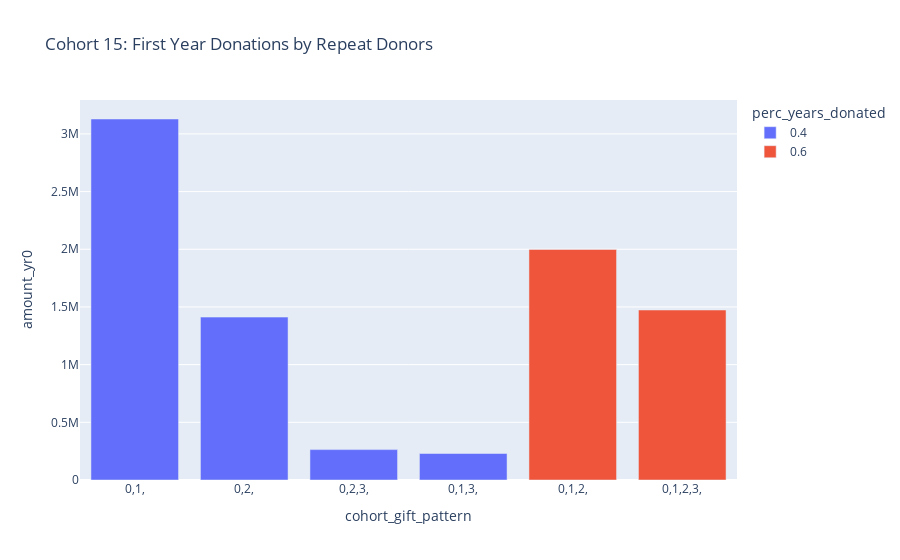

The notebook cell saved with this chart:
### Code cell
fig = px.bar(c15_yr0, x="cohort_gift_pattern", y="amount_yr0", color="perc_years_donated",
            title="Cohort 15: First Year Donations by Repeat Donors", hover_data=['pct_of_amount_yr0'])
 #barmode='group', labels={'index':'year', 'y':'amount ($)'}, 
fig.update_xaxes(type='category')
fig.show()

### Figure 1 — Plotly figure (JSON) as saved in the notebook; plotly's stock layout.template omitted (floating-point values rounded to 4 significant figures)
{"data": [{"alignmentgroup": "True", "customdata": [[0.3679], [0.166], [0.03096], [0.02699]], "hovertemplate": "perc_years_donated=0.4<br>cohort_gift_pattern=%{x}<br>amount_yr0=%{y}<br>pct_of_amount_yr0=%{customdata[0]}<extra></extra>", "legendgroup": "0.4", "marker": {"color": "#636efa"}, "name": "0.4", "offsetgroup": "0.4", "orientation": "v", "showlegend": true, "textposition": "auto", "type": "bar", "x": ["0,1,", "0,2,", "0,2,3,", "0,1,3,"], "xaxis": "x", "y": [3129000.0, 1412000.0, 263400.0, 229600.0], "yaxis": "y"}, {"alignmentgroup": "True", "customdata": [[0.235], [0.1732]], "hovertemplate": "perc_years_donated=0.6<br>cohort_gift_pattern=%{x}<br>amount_yr0=%{y}<br>pct_of_amount_yr0=%{customdata[0]}<extra></extra>", "legendgroup": "0.6", "marker": {"color": "#EF553B"}, "name": "0.6", "offsetgroup": "0.6", "orientation": "v", "showlegend": true, "textposition": "auto", "type": "bar", "x": ["0,1,2,", "0,1,2,3,"], "xaxis": "x", "y": [1998000.0, 1474000.0], "yaxis": "y"}], "layout": {"barmode": "relative", "legend": {"title": {"text": "perc_years_donated"}, "tracegroupgap": 0}, "title": {"text": "Cohort 15: First Year Donations by Repeat Donors"}, "xaxis": {"anchor": "y", "domain": [0, 1], "title": {"text": "cohort_gift_pattern"}, "type": "category"}, "yaxis": {"anchor": "x", "domain": [0, 1], "title": {"text": "amount_yr0"}}}}
